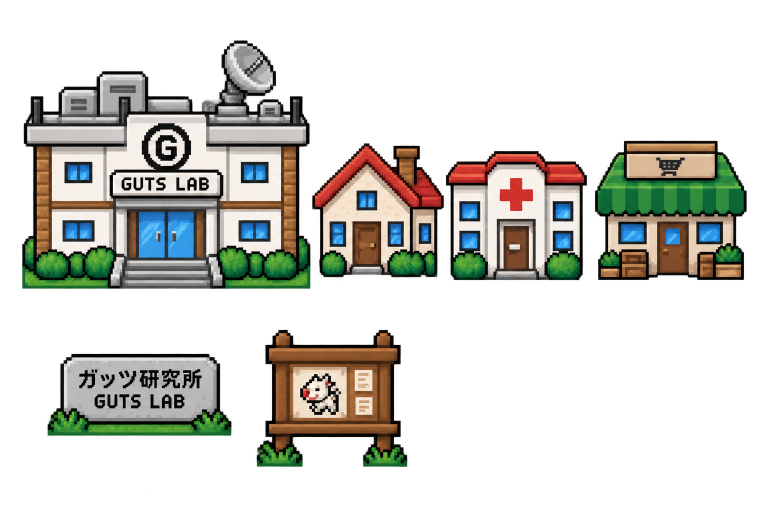
#> input picture assets/sheets/bld2.png, 1536 x 1024 px, given in place of bld2.png.png, which was not available (shown at 1/2 size)
$ python cut.py ../assets/sheets/bld2.png
#> lines starting #> are read from the running program, lines starting #| are printed output that depends on the picture; after the words box and inside, x2 and y2 are one past the last pixel; in counts of white or black regions, pixels touching at a corner belong together; pictures that were not available may be replaced by others from this repository, and a replacement may not be noted
"""シートの市松背景を透明化し、パーツを検出して一覧画像を出す（人が対応表を作るための下ごしらえ）"""
import sys, json
from PIL import Image, ImageDraw
import numpy as np
from scipy import ndimage

def keyout(path):
#> called with path = 'sheets/../assets/sheets/bld2.png.png'
    im = Image.open(path).convert('RGB'); a = np.array(im).astype(int)
#> after `im = Image.open(path).convert('RGB')`:
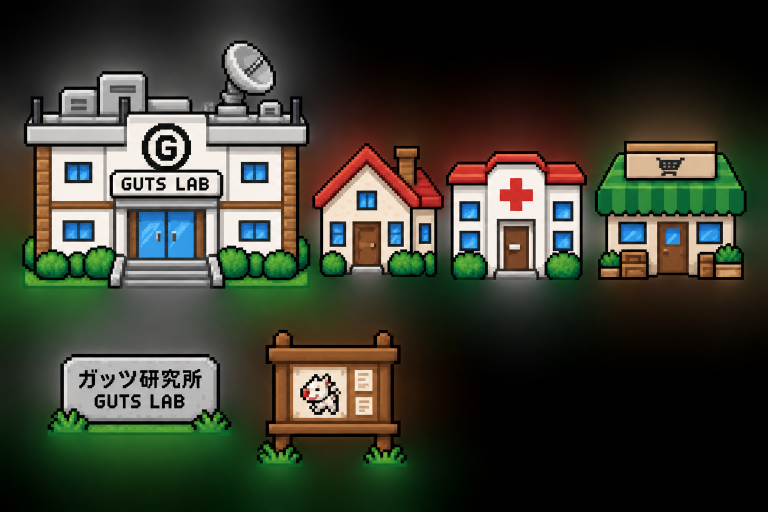
#> im: PIL image 1536x1024 RGB (shown at 1/2 size); mean R, G, B 59.7, 61.3, 49.3
    mx = a.max(2); mn = a.min(2)
#> after `mx = a.max(2)`:
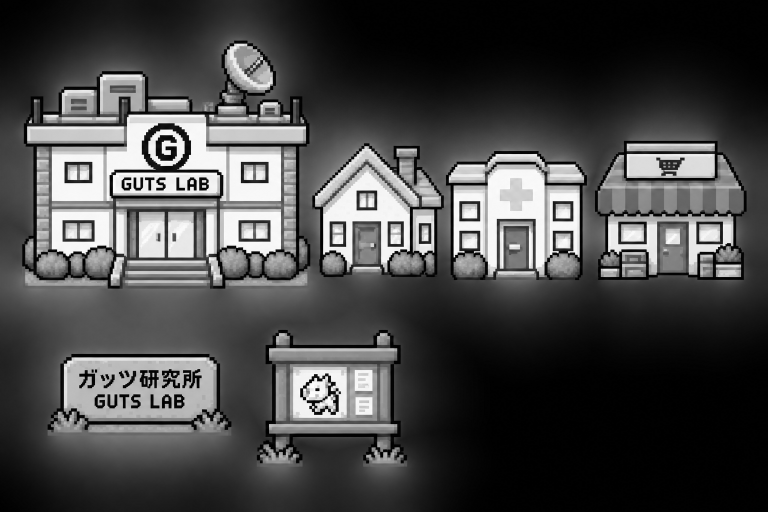
#> mx: shape (1024, 1536) int64 (shown at 1/2 size); min 0, max 255, mean 70.9
#> after `mn = a.min(2)`:
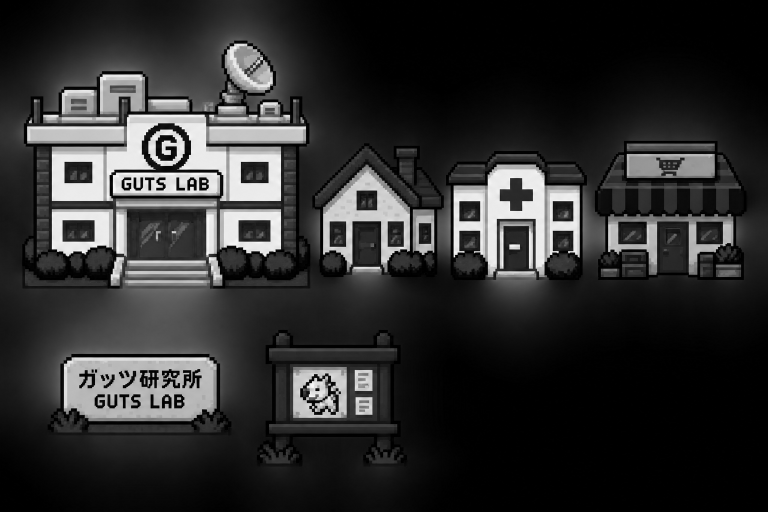
#> mn: shape (1024, 1536) int64 (shown at 1/2 size); min 0, max 255, mean 45.4
    checker = (mx - mn < 14) & (mn > 195)          # 明るい低彩度 = 市松の候補
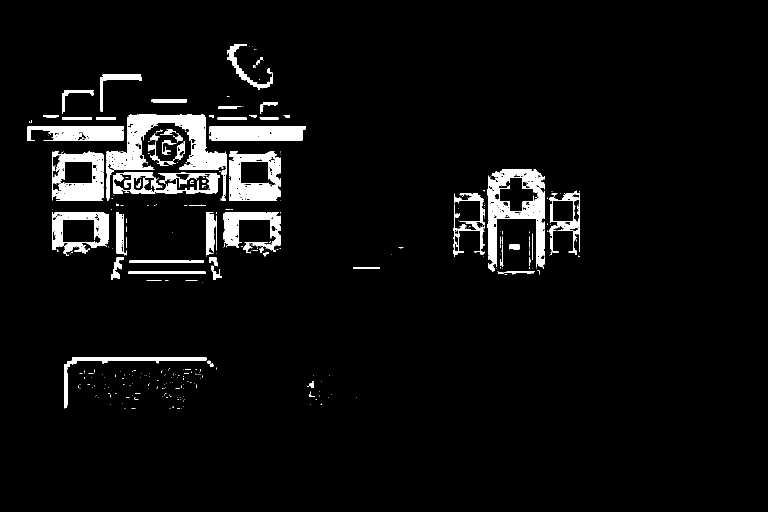
#> checker: shape (1024, 1536) bool (shown at 1/2 size); 4.8% white; 385 white regions (322 under 20 px), largest, box (x1, y1, x2, y2) and area: (213, 229, 453, 402) 11929, (975, 339, 1089, 543) 9368, (459, 303, 562, 402) 6136
    # 画像の外周から市松だけを辿る（輪郭で囲われた内部の白は残る）
    lab, n = ndimage.label(checker)
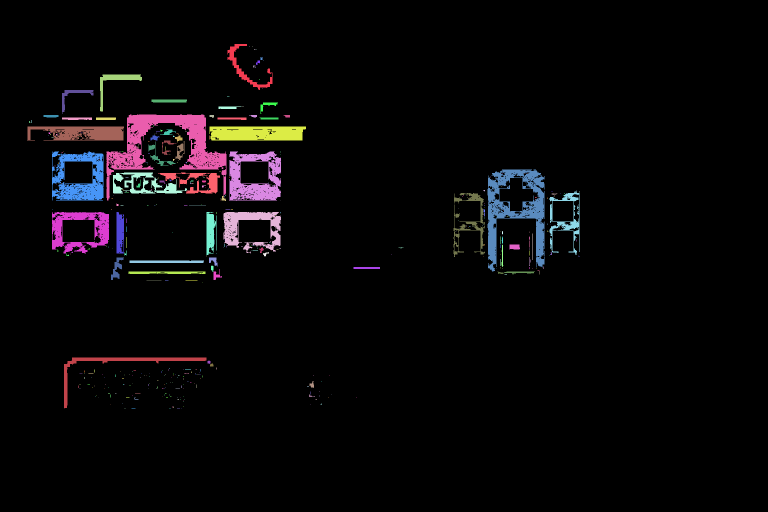
#> lab: shape (1024, 1536) int32 (shown at 1/2 size); 495 distinct labels, from 0 to 494; one colour per label, 0 black
#> n = 494
    border = set(np.unique(np.concatenate([lab[0], lab[-1], lab[:, 0], lab[:, -1]])))
#> border = 1 item
    border.discard(0)
    bg = np.isin(lab, list(border))
#> bg: shape (1024, 1536) bool; every value is 0
    alpha = np.where(bg, 0, 255).astype(np.uint8)
#> alpha: shape (1024, 1536); every value is 255
    rgba = np.dstack([a.astype(np.uint8), alpha])
#> `img, mask = keyout(f'sheets/{name}.png')`: mask: shape (1024, 1536) bool; every value is 1
    return Image.fromarray(rgba, 'RGBA'), ~bg

def components(mask, dilate=3, min_area=60):
#> called with dilate = 3, min_area = 60
    m = ndimage.binary_dilation(mask, iterations=dilate)
    lab, n = ndimage.label(m)
#> lab: shape (1024, 1536) int32; every value is 1
#> n = 1
    boxes = []
    for i, sl in enumerate(ndimage.find_objects(lab), 1):
        sub = mask[sl]
        if sub.sum() < min_area: continue
        y0, y1, x0, x1 = sl[0].start, sl[0].stop, sl[1].start, sl[1].stop
        boxes.append((x0, y0, x1, y1))
#> this loop made 1 pass
#> (i, y0, y1, x0, x1) on pass 1: (1, 0, 1024, 0, 1536)
#> after the loop, boxes = [(0, 0, 1536, 1024)]
    return boxes

def is_label(img, box):
    """黒地に白文字のラベル（黒率が高い）"""
#> called with box = (0, 0, 1536, 1024)
    x0, y0, x1, y1 = box
#> x0 = 0; y0 = 0; x1 = 1536; y1 = 1024
    a = np.array(img.crop(box).convert('RGBA'))
    vis = a[..., 3] > 0
    if vis.sum() == 0: return True
    rgb = a[..., :3][vis]
    dark = (rgb.max(1) < 60).mean()
#> dark = 0.58
    return dark > 0.45

if __name__ == '__main__':
    name = sys.argv[1]
    img, mask = keyout(f'sheets/{name}.png')
    img.save(f'sheets/{name}_rgba.png')
    boxes = [b for b in components(mask) if not is_label(img, b)]
#> boxes = []
    boxes.sort(key=lambda b: (round(b[1] / 60), b[0]))
    ov = img.convert('RGB').copy(); d = ImageDraw.Draw(ov)
    for i, b in enumerate(boxes):
        d.rectangle(b, outline=(255, 0, 0), width=2); d.text((b[0] + 2, b[1] + 2), str(i), fill=(255, 0, 0))
#> this loop made 0 passes
    ov.save(f'sheets/{name}_boxes.png')
    json.dump(boxes, open(f'sheets/{name}_boxes.json', 'w'))
    print(name, len(boxes), 'parts')
#| ../assets/sheets/bld2.png 0 parts
    for i, b in enumerate(boxes): print(i, b, b[2] - b[0], b[3] - b[1])

$ run again, on assets/sheets/props.png
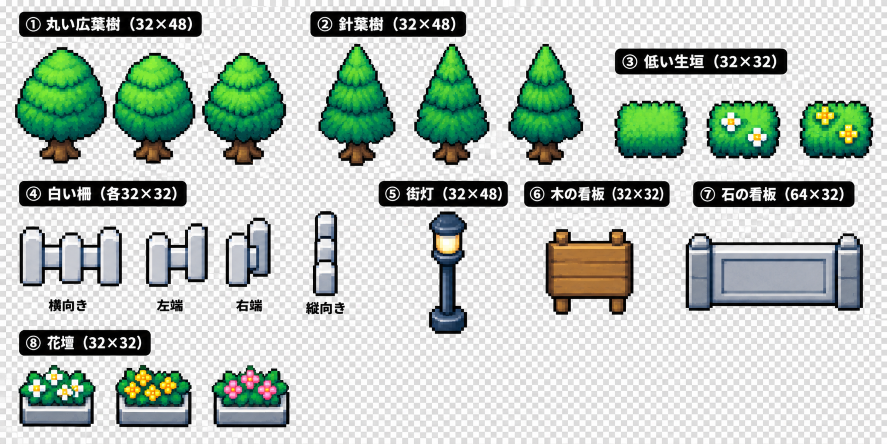
#> input picture assets/sheets/props.png, 1774 x 887 px, given in place of props.png.png, which was not available (shown at 1/2 size)
#> in keyout, im is the input picture: PIL image 1774x887 RGB; mean R, G, B 183.3, 194.6, 186.1
#> checker: shape (887, 1774) bool; 70.7% white; 159 black regions (86 under 20 px), largest, box (x1, y1, x2, y2) and area: (1371, 466, 1727, 622) 41553, (30, 94, 214, 328) 28705, (225, 105, 391, 328) 25018
#> in keyout, `lab, n = ndimage.label(checker)`: n = 324
#> border = 1 item
#> bg: shape (887, 1774) bool; 67.8% white; 46 black regions (5 under 20 px), largest, box (x1, y1, x2, y2) and area: (1371, 466, 1727, 622) 47774, (30, 94, 214, 328) 28705, (225, 105, 391, 328) 25018
#> m: shape (887, 1774) bool; 35.8% white; 31 white regions, largest, box (x1, y1, x2, y2) and area: (1368, 463, 1730, 625) 50878, (27, 91, 217, 331) 30988, (222, 102, 394, 331) 27135
#> in components, `lab, n = ndimage.label(m)`:
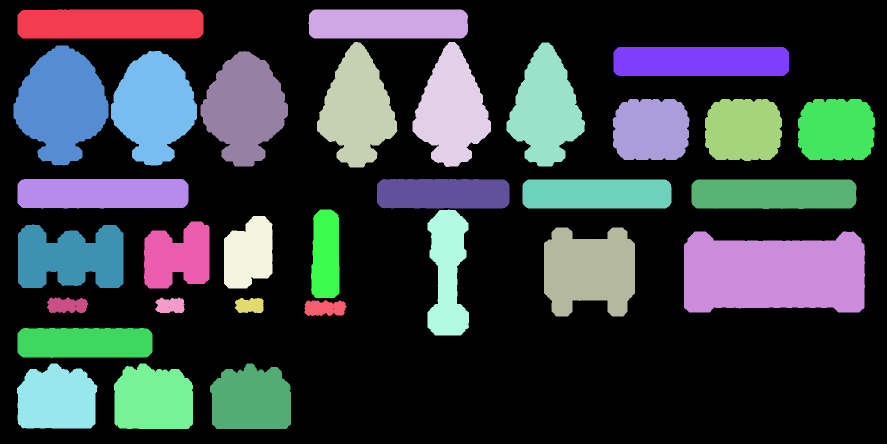
#> lab: shape (887, 1774) int32 (shown at 1/2 size); 32 distinct labels, from 0 to 31; one colour per label, 0 black
#> in components, `lab, n = ndimage.label(m)`: n = 31
#> the loop in components, `for i, sl in enumerate(ndimage.find_objects(lab), 1):` made 31 passes
#> (y0, y1, x0, x1) on passes 1 to 8: (19, 77, 35, 407), (19, 77, 617, 936), (84, 335, 634, 795), (84, 334, 825, 982), (85, 333, 1013, 1170), (91, 331, 27, 217), (94, 152, 1226, 1578), (102, 331, 222, 394)
#> after the loop in components, `for i, sl in enumerate(ndimage.find_objects(lab), 1):`: boxes = 31 items, first 6: (35, 19, 407, 77), (617, 19, 936, 77), (634, 84, 795, 335), (825, 84, 982, 334), (1013, 85, 1170, 333), (27, 91, 217, 331)
#> in is_label, `x0, y0, x1, y1 = box`: x0 = 35; y0 = 19; x1 = 407; y1 = 77
#> dark = 0.736
#> vis: shape (250, 157) bool; 55.6% white; 1 black region, box (x1, y1, x2, y2) and area: (0, 0, 157, 250) 17416
#> vis: shape (248, 157) bool; 55.5% white; 1 black region, box (x1, y1, x2, y2) and area: (0, 0, 157, 248) 17335
#> vis: shape (240, 190) bool; 62.9% white; 1 black region, box (x1, y1, x2, y2) and area: (0, 0, 190, 240) 16895
#> vis: shape (58, 352) bool; 87.4% white; 1 black region, box (x1, y1, x2, y2) and area: (0, 0, 352, 58) 2567
#> vis: shape (229, 172) bool; 63.5% white; 1 black region, box (x1, y1, x2, y2) and area: (0, 0, 172, 229) 14370
#> vis: shape (231, 175) bool; 61.2% white; 1 black region, box (x1, y1, x2, y2) and area: (0, 0, 175, 231) 15691
#> vis: shape (122, 154) bool; 81.4% white; 1 black region, box (x1, y1, x2, y2) and area: (0, 0, 154, 122) 3489
#> vis: shape (124, 154) bool; 81.1% white; 1 black region, box (x1, y1, x2, y2) and area: (0, 0, 154, 124) 3611
#> vis: shape (123, 154) bool; 81.4% white; 1 black region, box (x1, y1, x2, y2) and area: (0, 0, 154, 123) 3527
#> vis: shape (59, 342) bool; 86.2% white; 1 black region, box (x1, y1, x2, y2) and area: (0, 0, 342, 59) 2790
#> vis: shape (59, 265) bool; 85.8% white; 1 black region, box (x1, y1, x2, y2) and area: (0, 0, 265, 59) 2217
#> vis: shape (58, 298) bool; 87.2% white; 1 black region, box (x1, y1, x2, y2) and area: (0, 0, 298, 58) 2213
#> vis: shape (59, 330) bool; 86% white; 1 black region, box (x1, y1, x2, y2) and area: (0, 0, 330, 59) 2726
#> vis: shape (177, 57) bool; 78.3% white; 1 black region, box (x1, y1, x2, y2) and area: (0, 0, 57, 177) 2194
#> in is_label (call 18), `x0, y0, x1, y1 = box`: x0 = 855; x1 = 938; y1 = 671
#> in is_label (call 18), `vis = a[..., 3] > 0`:
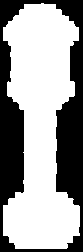
#> vis: shape (252, 83) bool; 61.7% white; 1 black region, box (x1, y1, x2, y2) and area: (0, 0, 83, 252) 8001
#> dark = 0.302
#> rgb = 1208 rows, first 8: [185, 184, 183], [167, 168, 166], [163, 162, 163], [181, 181, 183], [128, 128, 129], [164, 165, 166], [178, 177, 178], [154, 155, 155]
#> rgb = 927 rows, first 8: [183, 184, 183], [179, 180, 180], [188, 189, 187], [188, 188, 187], [193, 193, 195], [34, 33, 34], [0, 0, 0], [15, 13, 14]
#> rgb = 904 rows, first 8: [158, 155, 155], [26, 27, 28], [40, 40, 40], [98, 99, 98], [187, 187, 188], [153, 154, 153], [97, 98, 98], [94, 95, 95]
#> rgb = 1265 rows, first 8: [183, 183, 183], [163, 161, 162], [39, 39, 41], [72, 72, 73], [191, 189, 192], [92, 94, 94], [70, 71, 71], [153, 154, 153]
#> `boxes = [b for b in components(mask) if not is_label(img, b)]`: boxes = 19 items, first 6: (634, 84, 795, 335), (825, 84, 982, 334), (1013, 85, 1170, 333), (27, 91, 217, 331), (222, 102, 394, 331), (401, 102, 576, 333)
#> the loop `for i, b in enumerate(boxes):` made 19 passes
#| ../assets/sheets/props.png 19 parts
#> the loop `for i, b in enumerate(boxes): print(i, b, b[2] - b[0], b[3] - b[1])` made 19 passes
#> (printed output is left out)

$ run again, on assets/sheets/terrain.png
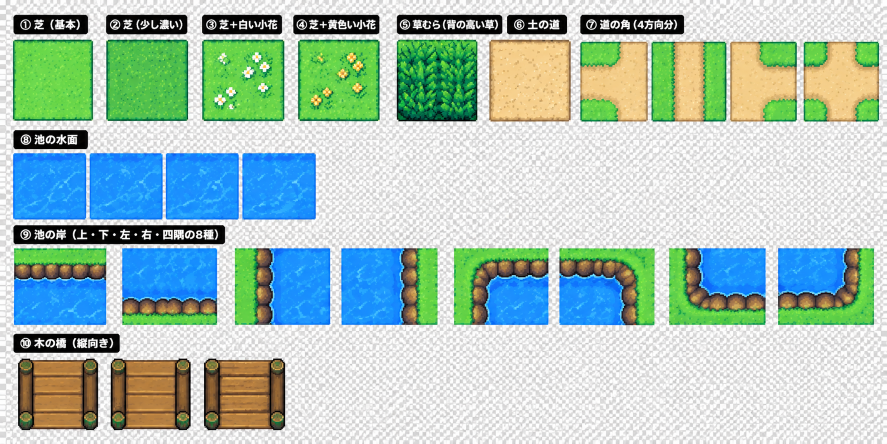
#> input picture assets/sheets/terrain.png, 1774 x 887 px, given in place of terrain.png.png, which was not available (shown at 1/2 size)
#> in keyout, im is the input picture: PIL image 1774x887 RGB; mean R, G, B 168.9, 195.2, 185.3
#> checker: shape (887, 1774) bool; 55.3% white; 486 black regions (430 under 20 px), largest, box (x1, y1, x2, y2) and area: (177, 304, 479, 441) 39501, (680, 493, 879, 651) 29956, (1337, 495, 1533, 651) 29953
#> in keyout, `lab, n = ndimage.label(checker)`: n = 157
#> border = 2 items
#> m: shape (887, 1774) bool; 49.8% white; 215 white regions (1 under 20 px), largest, box (x1, y1, x2, y2) and area: (1151, 74, 1764, 249) 99593, (21, 257, 635, 446) 92552, (20, 447, 458, 656) 81769
#> in components, `lab, n = ndimage.label(m)`:
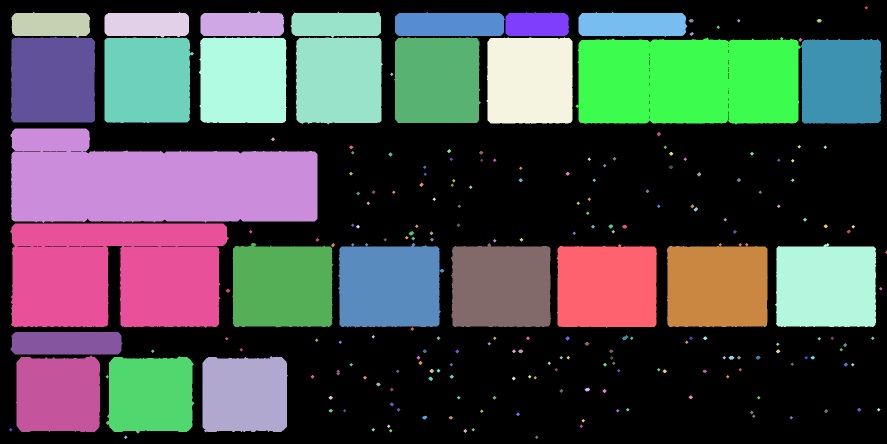
#> lab: shape (887, 1774) int32 (shown at 1/2 size); 218 distinct labels, from 0 to 217; one colour per label, 0 black
#> in components, `lab, n = ndimage.label(m)`: n = 217
#> the loop in components, `for i, sl in enumerate(ndimage.find_objects(lab), 1):` made 217 passes
#> (y0, y1, x0, x1) on passes 2 to 4: (22, 73, 401, 568), (24, 75, 23, 180), (24, 75, 209, 378)
#> after the loop in components, `for i, sl in enumerate(ndimage.find_objects(lab), 1):`: boxes = 26 items, first 6: (401, 22, 568, 73), (23, 24, 180, 75), (209, 24, 378, 75), (581, 24, 766, 249), (790, 24, 1010, 74), (1011, 24, 1138, 72)
#> in is_label, `x0, y0, x1, y1 = box`: x0 = 401; y0 = 22; x1 = 568; y1 = 73
#> dark = 0.718
#> vis: shape (51, 169) bool; 75.4% white; 1 black region, box (x1, y1, x2, y2) and area: (0, 0, 169, 51) 2122
#> vis: shape (225, 185) bool; 81.3% white; 1 black region, box (x1, y1, x2, y2) and area: (0, 0, 185, 225) 7799
#> vis: shape (50, 220) bool; 76.7% white; 1 black region, box (x1, y1, x2, y2) and area: (0, 0, 220, 50) 2558
#> vis: shape (48, 127) bool; 78.5% white; 1 black region, box (x1, y1, x2, y2) and area: (0, 0, 127, 48) 1310
#> vis: shape (50, 218) bool; 76.3% white; 1 black region, box (x1, y1, x2, y2) and area: (0, 0, 218, 50) 2583
#> vis: shape (172, 168) bool; 90.9% white; 1 black region, box (x1, y1, x2, y2) and area: (0, 0, 168, 172) 2641
#> vis: shape (172, 179) bool; 87.3% white; 1 black region, box (x1, y1, x2, y2) and area: (0, 0, 179, 172) 3912
#> vis: shape (172, 174) bool; 88.9% white; 1 black region, box (x1, y1, x2, y2) and area: (0, 0, 174, 172) 3319
#> vis: shape (175, 451) bool; 85.9% white; 1 black region, box (x1, y1, x2, y2) and area: (0, 0, 451, 175) 11144
#> vis: shape (171, 175) bool; 90.6% white; 1 black region, box (x1, y1, x2, y2) and area: (0, 0, 175, 171) 2820
#> vis: shape (172, 173) bool; 90.7% white; 1 black region, box (x1, y1, x2, y2) and area: (0, 0, 173, 172) 2760
#> vis: shape (170, 163) bool; 88.1% white; 1 black region, box (x1, y1, x2, y2) and area: (0, 0, 163, 170) 3290
#> vis: shape (189, 614) bool; 73.3% white; 1 black region, box (x1, y1, x2, y2) and area: (0, 0, 614, 189) 31010
#> vis: shape (209, 438) bool; 81.7% white; 1 black region, box (x1, y1, x2, y2) and area: (0, 0, 438, 209) 16711
#> vis: shape (169, 202) bool; 86.9% white; 1 black region, box (x1, y1, x2, y2) and area: (0, 0, 202, 169) 4460
#> in is_label (call 18), `x0, y0, x1, y1 = box`: x0 = 676; x1 = 889
#> in is_label (call 18), `vis = a[..., 3] > 0`:
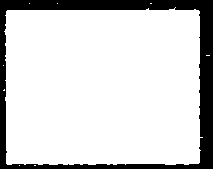
#> vis: shape (169, 213) bool; 83.3% white; 1 black region, box (x1, y1, x2, y2) and area: (0, 0, 213, 169) 6026
#> dark = 0.0198
#> `boxes = [b for b in components(mask) if not is_label(img, b)]`: boxes = 19 items, first 6: (581, 24, 766, 249), (22, 73, 190, 245), (209, 74, 388, 246), (788, 74, 962, 246), (1151, 74, 1602, 249), (398, 75, 573, 246)
#> the loop `for i, b in enumerate(boxes):` made 19 passes
#| ../assets/sheets/terrain.png 19 parts
#> the loop `for i, b in enumerate(boxes): print(i, b, b[2] - b[0], b[3] - b[1])` made 19 passes
#> (printed output is left out)
